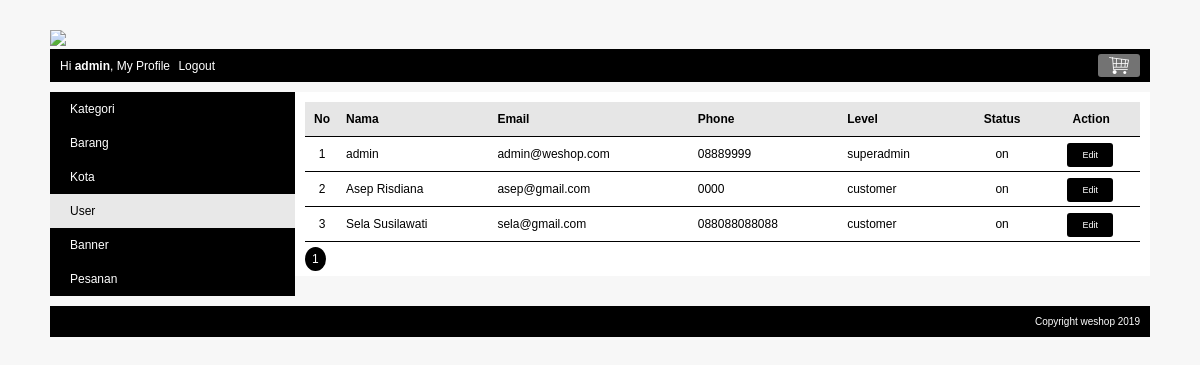
The app's page /index.php?page=my_profile&module=user&action=list (signed in) with its own data.
### tables this page shows
CREATE TABLE `user` (
  `user_id` int(10) NOT NULL,
  `level` varchar(30) NOT NULL,
  `nama` varchar(150) NOT NULL,
  `email` varchar(160) NOT NULL,
  `alamat` varchar(400) NOT NULL,
  `phone` varchar(15) NOT NULL,
  `password` varchar(300) NOT NULL,
  `status` enum('on','off') NOT NULL
);

### module/user/list.php (the view, shortened to what this page needs)
<?php
    $pagination = isset($_GET["pagination"]) ? $_GET["pagination"] : 1;
    $data_per_halaman = 3;
    $mulai_dari = ($pagination-1) * $data_per_halaman;
    $no = 1 + $mulai_dari;
    $queryAdmin = mysqli_query($koneksi, "SELECT * FROM user ORDER BY nama ASC LIMIT $mulai_dari, $data_per_halaman");
    if(mysqli_num_rows($queryAdmin) == 0)
    {
        echo "Saat ini belum ada data user yang dimasukan";
    }
    else
    {
        echo "<table class='table-list'>";
            echo "<tr class='baris-title'>
                    <th class='kolom-nomor'>No</th>
                    <th class='kiri'>Nama</th>
                    <th class='kiri'>Email</th>
                    <th class='kiri'>Phone</th>
                    <th class='kiri'>Level</th>
                    <th class='tengah'>Status</th>
                    <th class='tengah'>Action</th>
                 </tr>";
            while($rowUser=mysqli_fetch_array($queryAdmin))
            {
                echo "<tr>
                        <td class='kolom-nomor'>$no</td>
                        <td>$rowUser[nama]</td>
                        <td>$rowUser[email]</td>
                        <td>$rowUser[phone]</td>
                        <td>$rowUser[level]</td>
                        <td class='tengah'>$rowUser[status]</td>
                        <td class='tengah'><a class='tombol-action' href='".BASE_URL."index.php?page=my_profile&module=user&action=form&user_id=$rowUser[user_id]"."'>Edit</a></td>
                     </tr>";
                $no++;
            }
        echo "</table>";
    }
?>

### css/style.css (style rules this page uses)
body { font-family:arial; font-size:12px; color: #000000; background: #f7f7f7; margin:0px; }
.table-list { width: 100%; border-collapse: collapse; }
.table-list tr { border-bottom: 1px solid #000000; }
.table-list tr.baris-title { background: #E6E6E6; }
.table-list tr th, .table-list tr td { padding: 10px 7px; }
.kolom-nomor { width: 20px; text-align: center; }
.kiri { text-align: left; }
.tengah { text-align: center; }
.tombol-action { background: #000000; color: white; padding: 7px 15px; border-radius: 3px; cursor: pointer; text-decoration: none; margin-right: 2px; font-size: 9px }

### records on screen
user: nama "admin", email "admin@weshop.com", phone "08889999", level "superadmin", status "on"
user: nama "Asep Risdiana", email "asep@gmail.com", phone "0000", level "customer", status "on"
user: nama "Sela Susilawati", email "sela@gmail.com", phone "088088088088", level "customer", status "on"

### other values on screen
$nama "admin"
